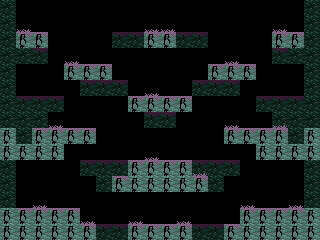

Tiled map render using the project's own tile images. Description and the map definition, with tile-layer contents summarised, below:
An orthogonal 20x15 tile map with 16x16 px tiles, 3 tile layers (back, front, collision).

<map version="1.0" orientation="orthogonal" width="20" height="15" tilewidth="16" tileheight="16" backgroundcolor="#000000">
 <tileset firstgid="1" name="wizfight1" tilewidth="16" tileheight="16">
  <image source="../graphics/tiles.png" width="80" height="80" />
 </tileset>
 <layer name="back" width="20" height="15">
  <data>[300 cells, 69 non-empty, 3 distinct tile ids]</data>
 </layer>
 <layer name="front" width="20" height="15">
  <data>[300 cells, 88 non-empty, 3 distinct tile ids]</data>
 </layer>
 <layer name="collision" width="20" height="15">
  <data>[300 cells, 70 non-empty, 1 distinct tile ids]</data>
 </layer>
</map>